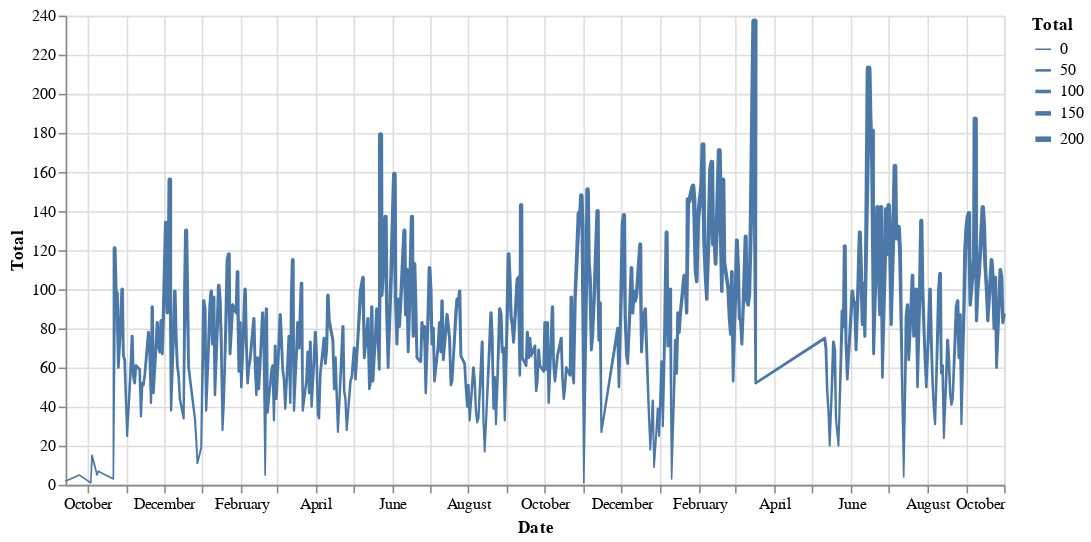

Write notebook code for a chart like this one.
### Code cell
volume_chart

### Figure 1 — Vega-Lite specification as saved in the notebook (floating-point values rounded to 4 significant figures; data arrays with more than 128 entries replaced by an {"elided": "..."} marker saying what was removed)
{"config": {"view": {"continuousWidth": 400, "continuousHeight": 300}}, "data": {"name": "data-55008d058e87c5e656810dfa28992a32"}, "mark": "trail", "encoding": {"size": {"type": "quantitative", "field": "Total"}, "x": {"type": "temporal", "field": "Date"}, "y": {"type": "quantitative", "field": "Total"}}, "width": 600, "$schema": "https://vega.github.io/schema/vega-lite/v4.8.1.json", "datasets": {"data-55008d058e87c5e656810dfa28992a32": {"elided": "451 records"}}}
